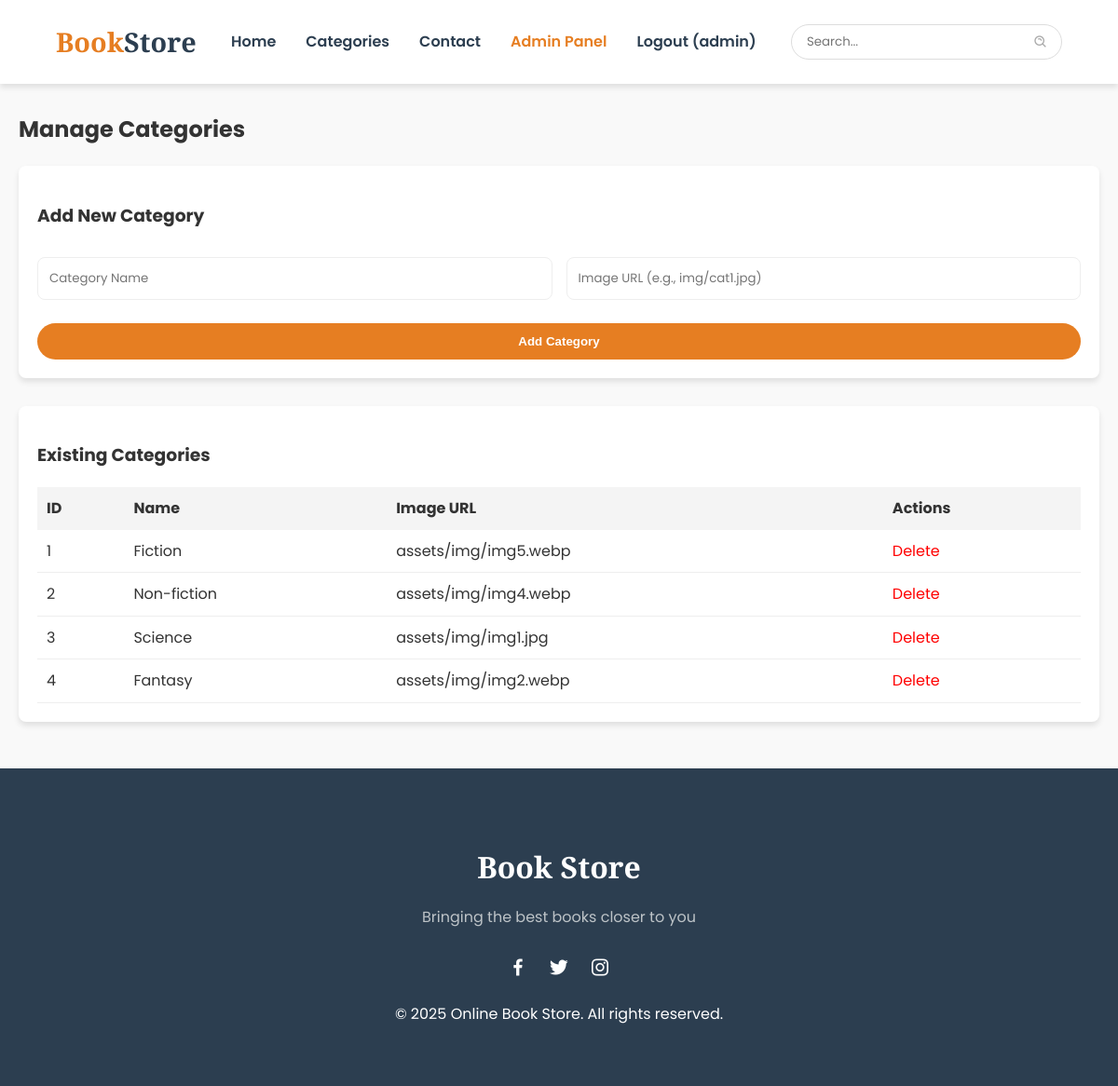
The app's page /admin/admin_categories.php (signed in) with its own data.
### tables this page shows
CREATE TABLE IF NOT EXISTS categories (
    id INT AUTO_INCREMENT PRIMARY KEY,
    name VARCHAR(100) NOT NULL,
    image_url VARCHAR(255) NOT NULL
);

### admin/admin_categories.php (the view, shortened to what this page needs)
<?php
require_once '../config/db.php';
$categories = $pdo->query("SELECT * FROM categories")->fetchAll();
include '../includes/header.php';
?>
<div class="admin-container">
    <h2>Manage Categories</h2>
    <div class="admin-form-container">
        <h3>Add New Category</h3>
        <form action="admin_categories.php" method="POST" class="admin-form-grid">
            <input type="text" name="name" placeholder="Category Name" required>
            <input type="text" name="image_url" placeholder="Image URL (e.g., img/cat1.jpg)">
            <button type="submit" name="add_category" class="btn btn-full-width">Add Category</button>
        </form>
    </div>
    <div class="table-container">
        <h3>Existing Categories</h3>
        <table style="width: 100%; border-collapse: collapse;">
            <thead>
                <tr style="text-align: left; background: #f4f4f4;">
                    <th style="padding: 10px;">ID</th>
                    <th style="padding: 10px;">Name</th>
                    <th style="padding: 10px;">Image URL</th>
                    <th style="padding: 10px;">Actions</th>
                </tr>
            </thead>
            <tbody>
                <?php foreach ($categories as $cat): ?>
                    <tr style="border-bottom: 1px solid #eee;">
                        <td style="padding: 10px;"><?php echo $cat['id']; ?></td>
                        <td style="padding: 10px;"><?php echo htmlspecialchars($cat['name']); ?></td>
                        <td style="padding: 10px;"><?php echo htmlspecialchars($cat['image_url']); ?></td>
                        <td style="padding: 10px;">
                            <a href="admin_categories.php?delete=<?php echo $cat['id']; ?>" style="color: red;" onclick="return confirm('Are you sure?')">Delete</a>
                        </td>
                    </tr>
                <?php endforeach; ?>
            </tbody>
        </table>
    </div>
</div>
<?php include '../includes/footer.php'; ?>

### assets/css/style.css (style rules this page uses)
:root { --primary-color: #2c3e50; --accent-color: #e67e22; --text-color: #333; --bg-color: #f9f9f9; --white: #ffffff; --shadow: 0 4px 6px rgba(0, 0, 0, 0.1); --transition: all 0.3s ease; }
body { font-family: 'Poppins', sans-serif; margin: 0; padding: 0; box-sizing: border-box; line-height: 1.6; background-color: var(--bg-color); color: var(--text-color); }
a { text-decoration: none; color: inherit; }
.btn { padding: 12px 30px; background-color: var(--accent-color); color: var(--white); border: none; border-radius: 30px; font-weight: 600; cursor: pointer; transition: var(--transition); display: inline-block; }
input, textarea { width: 100%; padding: 12px; margin: 10px 0; border: 1px solid #eee; border-radius: 8px; box-sizing: border-box; font-family: 'Poppins', sans-serif; transition: var(--transition); }
.admin-container { padding-top: 100px; max-width: 1200px; margin: 0 auto; padding-bottom: 50px; padding-left: 20px; padding-right: 20px; }
.admin-form-container { background: white; padding: 20px; border-radius: 8px; box-shadow: var(--shadow); margin-bottom: 30px; }
.admin-form-grid { display: grid; grid-template-columns: repeat(2, 1fr); gap: 15px; }
.table-container { background: white; padding: 20px; border-radius: 8px; box-shadow: var(--shadow); overflow-x: auto; }
.btn-full-width { grid-column: span 2; }

### records on screen
categories: id "1", name "Fiction", image_url "assets/img/img5.webp"
categories: id "2", name "Non-fiction", image_url "assets/img/img4.webp"
categories: id "3", name "Science", image_url "assets/img/img1.jpg"
categories: id "4", name "Fantasy", image_url "assets/img/img2.webp"

### other values on screen
$_SESSION['username'] "admin"
